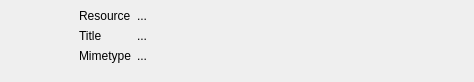
<?xml version="1.0" encoding="UTF-8"?>
<ui version="4.0">
 <class>MainWindow</class>
 <widget class="QMainWindow" name="MainWindow">
  <property name="geometry">
   <rect>
    <x>0</x>
    <y>0</y>
    <width>474</width>
    <height>74</height>
   </rect>
  </property>
  <property name="windowTitle">
   <string>MainWindow</string>
  </property>
  <widget class="QWidget" name="centralwidget">
   <layout class="QHBoxLayout" name="horizontalLayout">
    <item>
     <widget class="QLabel" name="icon">
      <property name="sizePolicy">
       <sizepolicy hsizetype="Fixed" vsizetype="Fixed">
        <horstretch>0</horstretch>
        <verstretch>0</verstretch>
       </sizepolicy>
      </property>
      <property name="minimumSize">
       <size>
        <width>64</width>
        <height>64</height>
       </size>
      </property>
      <property name="text">
       <string/>
      </property>
     </widget>
    </item>
    <item>
     <layout class="QFormLayout" name="formLayout">
      <item row="0" column="0">
       <widget class="QLabel" name="labelCurrentResource">
        <property name="text">
         <string>Resource</string>
        </property>
       </widget>
      </item>
      <item row="0" column="1">
       <widget class="QLabel" name="textCurrentResource">
        <property name="text">
         <string>...</string>
        </property>
       </widget>
      </item>
      <item row="1" column="0">
       <widget class="QLabel" name="labelCurrentResourceTitle">
        <property name="text">
         <string>Title</string>
        </property>
       </widget>
      </item>
      <item row="1" column="1">
       <widget class="QLabel" name="textCurrentResourceTitle">
        <property name="text">
         <string>...</string>
        </property>
       </widget>
      </item>
      <item row="2" column="0">
       <widget class="QLabel" name="labelCurrentResourceMimetype">
        <property name="text">
         <string>Mimetype</string>
        </property>
       </widget>
      </item>
      <item row="2" column="1">
       <widget class="QLabel" name="textCurrentResourceMimetype">
        <property name="text">
         <string>...</string>
        </property>
       </widget>
      </item>
     </layout>
    </item>
   </layout>
  </widget>
 </widget>
 <resources/>
 <connections/>
</ui>
